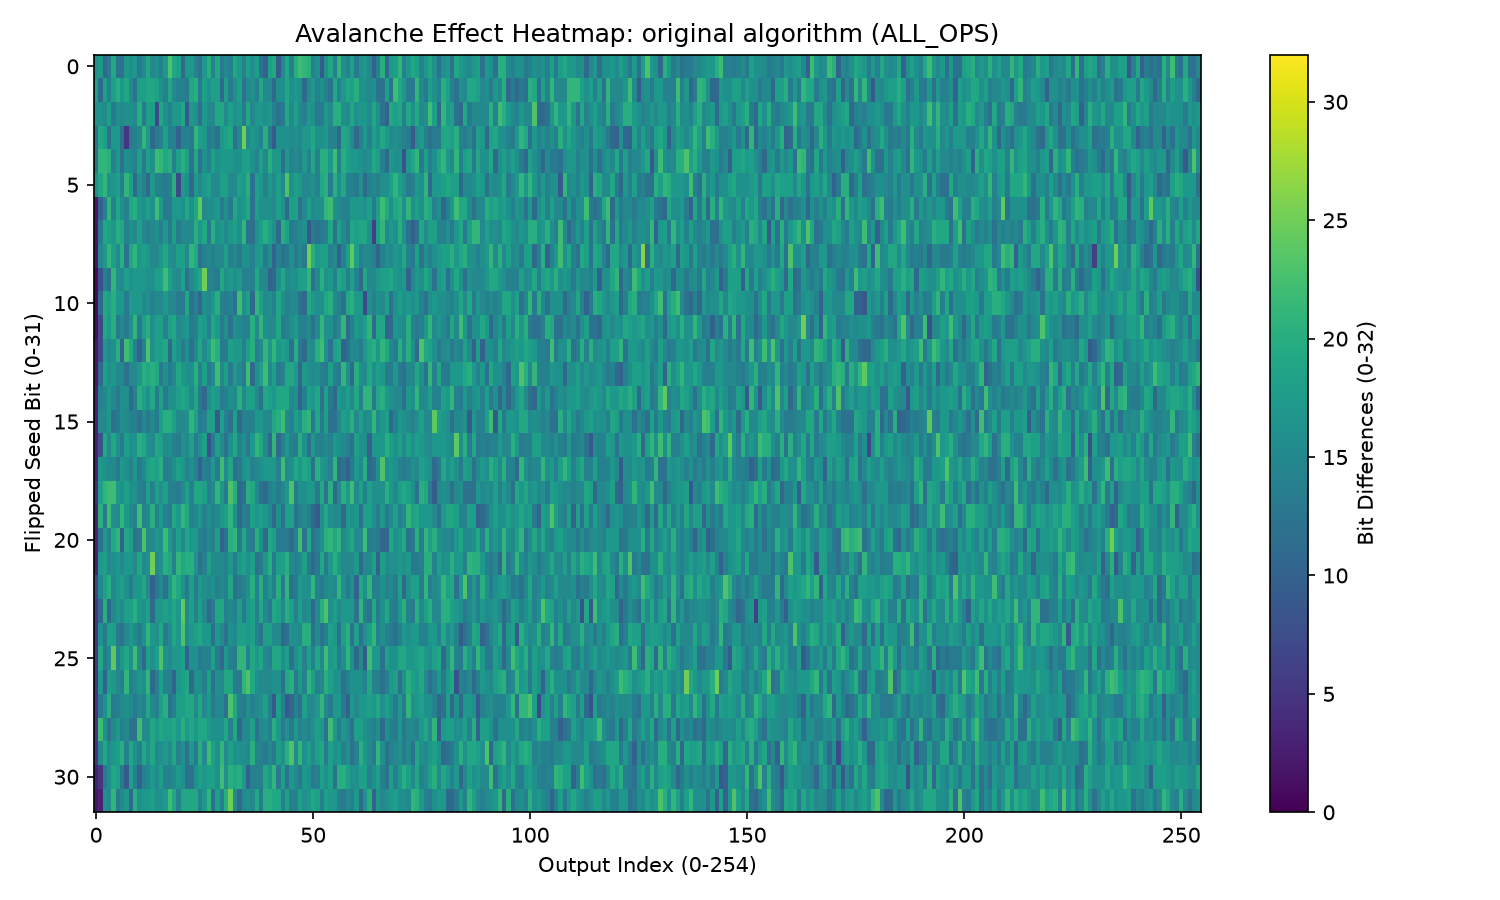

Python code for this plot:
"""Avalanche-effect heatmap for the TRUE original algorithm (ALL_OPS,
HASH_ACCESS_STRIDED + HASH_SELFIDX) -- src/ra_prng2/c/ra_prng2.c's exact
`ra_permutation_cycle`/`ra_reseed`.

Port of experiments/2026-8-26_operation-pruning-research/
avalanche_heatmap_pruned_winner.py onto this experiment's actual subject:
the unpruned, unrewired original. NOT `baseline.c` in this folder --
despite the name, `baseline.c` is a copy of the *pruning* experiment's
winning candidate (`TAP6,TAP7,ROT_C,SHR13`), not the original algorithm
(see HANDOVER.md, "Baseline to preserve / use as reference"). The
genuine original lives at src/ra_prng2/c/ra_prng2.c /
src/ra_prng2/python/ra_prng2.py and is never modified here.

Why this script exists: the pruned-winner heatmap (sibling folder)
revealed that seed bits 5 and 6 are nearly avalanche-dead (253/255
output positions show 0 bit difference when either bit is flipped, vs.
~15-16/32 for other bits) -- a defect invisible to quality_gate.py's
avalanche_gate(), which only reports one number averaged across all 32
bits (0.418, still inside the [0.3, 0.7] pass band). This script exists
to measure -- not assume -- whether the *original*, unpruned algorithm
has the same weakness or is genuinely more even across both axes (bit
flip x output position), which is the open question motivating this
experiment's whole premise (rewiring operand positions to find a
better-diffusing starting point for a future pruning round).

original_capture() implements the full 5-line update chain (all 8 taps,
ROT_A/ROT_B/ROT_O/ROT_C, SHL9/SHR18/SHL14, MULT_REDUCE):
    o = 0; for e in 0..7: o ^= (M[(i+e)&0xFF] << e)
    a = rot32(b ^ o, d) ^ (cons + a)
    b = rot32(cons + a, i) ^ (o + d)
    o = (rot32(a ^ o, i) << 9) ^ (b >> 18)
    c = rot32(((o + c) << 14) ^ (b >> 13) ^ a, b)
    d = (c * (i+1)) >> 32
Reseed hashes with HASH_SELFIDX + HASH_ACCESS_STRIDED (depth 32):
    out[i] = N[N[i] & 0xFF] ^ XOR_{j=0..31} N[j*8 + i]

Being a much longer formula than the 4-op pruned-winner version (higher
risk of a transcription bug), every run cross-checks itself twice before
trusting any result:
  (a) against pruned_prng.py's already-validated, generic stream()
      engine with the default Candidate() (= ALL_FLAGS, i.e. exactly
      this operation set) -- avalanche fractions must match exactly.
  (b) against src/ra_prng2/python/ra_prng2.py's paper-exact ra_core() --
      final `cons` after N cycles must match exactly, the same
      cross-check pruned_prng.py._self_check() already performs.
Both cross-folder imports mirror an already-established pattern in this
repo (pruned_prng.py's own _self_check() reaches into
src/ra_prng2/python the same way).
"""

from __future__ import annotations

import argparse
import os
import sys
from pathlib import Path

import matplotlib

if not os.environ.get("DISPLAY"):
    matplotlib.use("Agg")
import matplotlib.pyplot as plt  # noqa: E402
import numpy as np  # noqa: E402

_HERE = Path(__file__).resolve().parent
sys.path.insert(0, str(_HERE / ".." / ".." / "2026-8-26_operation-pruning-research"))
sys.path.insert(0, str(_HERE / ".." / ".." / ".." / "src" / "ra_prng2" / "python"))

from pruned_prng import Candidate, final_cons, stream  # noqa: E402
from ra_prng2 import ra_core as reference_ra_core  # noqa: E402

MASK = 0xFFFFFFFF
BASE_SEED = 1
ALL_OPS = Candidate()  # default ops=ALL_FLAGS, hash_access=HASH_ACCESS_DEFAULT (STRIDED)


def rot32(n: int, r: int) -> int:
    r &= 31
    n &= MASK
    return ((n << r) | (n >> (32 - r))) & MASK


def original_reseed(M: list[int], L: list[int]) -> int:
    """Mirrors ra_reseed()/ra_hash() in src/ra_prng2/c/ra_prng2.c exactly
    (HASH_SELFIDX + HASH_ACCESS_STRIDED, HASH_DEPTH=32)."""
    for i in range(256):
        M[i] ^= L[i]
    out8 = [0] * 8
    for i in range(8):
        out8[i] ^= M[M[i] & 0xFF]
        for j in range(32):
            out8[i] ^= M[j * 8 + i]
    new_cons = 0
    for e in range(8):
        new_cons ^= (out8[e] << e) & MASK
    return new_cons & MASK


def original_capture(seed: int, cycle: int = 1) -> list[int]:
    """Cycle `cycle`'s (1-indexed) 255-step permutation-cycle output for
    the full original algorithm. cycle=1 is the first cycle, no prior
    reseed; cycle=N runs N-1 reseeds first."""
    if cycle < 1:
        raise ValueError("cycle must be >= 1")

    M = [0] * 256
    L = [0] * 256
    for i in range(256):
        M[i] = (i * 0x06A0DD9B + 0x06A0DD9B) & MASK
        L[i] = (i * 0x9E3779B7 + 0x9E3779B7) & MASK

    cons = seed
    target_outputs = None
    for it in range(cycle):
        a, b, c, d = cons, it & MASK, 0, 0
        cycle_outputs = []
        for i in range(255, 0, -1):
            o = 0
            for e in range(8):
                o ^= (M[(i + e) & 0xFF] << e) & MASK

            a = (rot32(b ^ o, d) ^ ((cons + a) & MASK)) & MASK
            b = (rot32((cons + a) & MASK, i) ^ ((o + d) & MASK)) & MASK
            o = ((rot32(a ^ o, i) << 9) ^ (b >> 18)) & MASK
            c = rot32((((o + c) & MASK) << 14) ^ (b >> 13) ^ a, b)
            cycle_outputs.append(c)
            d = (c * (i + 1)) >> 32
            L[i], L[d] = L[d], L[i]
        if it == cycle - 1:
            target_outputs = cycle_outputs
        cons = original_reseed(M, L)
    return target_outputs


def stream_capture(seed: int, cycle: int) -> list[int]:
    """Independent cross-check capture via pruned_prng.py's generic,
    already-validated stream() engine with the default (ALL_FLAGS)
    Candidate."""
    all_values = list(stream(seed, cycle, ALL_OPS))
    return all_values[(cycle - 1) * 255:cycle * 255]


def compute_avalanche_matrix(capture_fn, base_seed: int = BASE_SEED):
    baseline = capture_fn(base_seed)
    n = len(baseline)
    matrix = np.zeros((32, n), dtype=int)
    for bit in range(32):
        flipped_seed = (base_seed ^ (1 << bit)) & MASK
        mutated = capture_fn(flipped_seed)
        for i in range(n):
            matrix[bit, i] = bin(baseline[i] ^ mutated[i]).count("1")
    return matrix, matrix.mean() / 32.0


def cross_check_final_cons(cycle: int) -> None:
    """Cross-check (b): final cons after `cycle` iterations must match
    src/ra_prng2/python/ra_prng2.py's paper-exact reference, for the
    baseline seed and every one of the 32 bit-flipped seeds actually
    exercised by the heatmap."""
    seeds = [BASE_SEED] + [(BASE_SEED ^ (1 << bit)) & MASK for bit in range(32)]
    for seed in seeds:
        expected = reference_ra_core(seed, cycle)
        got = final_cons(seed, cycle, ALL_OPS)
        if expected != got:
            raise SystemExit(
                f"Cross-check (b) FAILED at seed={seed}, cycle={cycle}: "
                f"reference ra_core()={expected} != pruned_prng.py final_cons()={got}. "
                "A bug remains -- not reporting any result."
            )


def analyze_cycle(cycle: int):
    """Compute the avalanche matrix/fraction for one cycle, cross-checked
    twice (against stream(), and against the paper-exact reference) --
    raises if either disagrees."""
    hand_matrix, hand_fraction = compute_avalanche_matrix(
        lambda seed: original_capture(seed, cycle)
    )
    _, stream_fraction = compute_avalanche_matrix(
        lambda seed: stream_capture(seed, cycle)
    )
    if hand_fraction != stream_fraction:
        raise SystemExit(
            f"Cross-check (a) FAILED at cycle {cycle}: hand-rolled capture vs. "
            f"pruned_prng.py's stream() disagree -- "
            f"{hand_fraction!r} != {stream_fraction!r}. A bug remains."
        )
    cross_check_final_cons(cycle)
    return hand_matrix, hand_fraction


def plot_single(matrix, fraction: float, out_png: Path) -> None:
    plt.figure(figsize=(10, 6))
    plt.imshow(matrix, aspect="auto", vmin=0, vmax=32)
    plt.xlabel("Output Index (0-254)")
    plt.ylabel("Flipped Seed Bit (0-31)")
    plt.title("Avalanche Effect Heatmap: original algorithm (ALL_OPS)")
    plt.colorbar(label="Bit Differences (0-32)")
    plt.tight_layout()
    plt.savefig(out_png, dpi=150)
    print(f"Saved heatmap to {out_png}")


def plot_comparison(matrix1, fraction1, matrixN, fractionN, cycle: int, out_png: Path) -> None:
    fig, axes = plt.subplots(1, 2, figsize=(18, 6), sharey=True)
    for ax, matrix, title in (
        (axes[0], matrix1, f"Cycle 1 (initial state)\navalanche fraction = {fraction1:.6f}"),
        (axes[1], matrixN, f"Cycle {cycle}\navalanche fraction = {fractionN:.6f}"),
    ):
        im = ax.imshow(matrix, aspect="auto", vmin=0, vmax=32)
        ax.set_xlabel("Output Index (0-254)")
        ax.set_title(title)
    axes[0].set_ylabel("Flipped Seed Bit (0-31)")
    fig.colorbar(im, ax=axes, label="Bit Differences (0-32)", shrink=0.85)
    fig.suptitle(f"Avalanche Effect: original algorithm (ALL_OPS) -- cycle 1 vs. cycle {cycle}")
    plt.savefig(out_png, dpi=150)
    print(f"Saved comparison heatmap to {out_png}")


def main() -> None:
    parser = argparse.ArgumentParser(description=__doc__)
    parser.add_argument(
        "--cycle", type=int, default=1, metavar="N",
        help="Compare cycle 1 (initial state) against cycle N (N-1 "
             "reseeds first). Default 1 = single heatmap, no comparison.",
    )
    parser.add_argument(
        "--show", action="store_true",
        help="Also pop up an interactive window (needs a display). Off "
             "by default so automated/headless runs never block.",
    )
    args = parser.parse_args()
    if args.cycle < 1:
        parser.error("--cycle must be >= 1")

    if args.cycle == 1:
        matrix, fraction = analyze_cycle(1)
        print(f"Avalanche fraction (original algorithm, cycle 1): {fraction:.6f}")
        print("Cross-checks MATCH: stream() and reference ra_core() both agree exactly.")
        out_png = _HERE / "avalanche_heatmap_original.png"
        plot_single(matrix, fraction, out_png)
    else:
        matrix1, fraction1 = analyze_cycle(1)
        matrixN, fractionN = analyze_cycle(args.cycle)
        print(f"Cycle 1 (initial state) avalanche fraction: {fraction1:.6f}")
        print(f"Cycle {args.cycle} avalanche fraction:            {fractionN:.6f}")
        print(f"Delta (cycle {args.cycle} - cycle 1):             {fractionN - fraction1:+.6f}")
        print("Cross-checks MATCH: stream() and reference ra_core() both agree exactly, both cycles.")
        out_png = _HERE / f"avalanche_heatmap_original_cycle1_vs_cycle{args.cycle}.png"
        plot_comparison(matrix1, fraction1, matrixN, fractionN, args.cycle, out_png)

    if args.show:
        plt.show()


if __name__ == "__main__":
    main()
